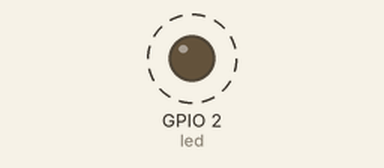
Bench run of a sketch on a simulated ESP8266 (NodeMCU). On the bench: output pins drawn as LEDs (lit = HIGH). Dashed ring = blinking. WiFi joins after 1.5 s; servers stay silent unless stated; what the sketch prints to the serial monitor is not drawn.

Above: at 2.0 s.
Timing chart, 0 to 6.1 s (numbered marks = the images above):
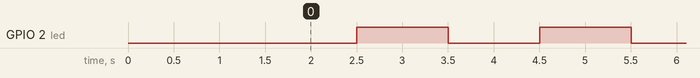

Measured:
- by itself, GPIO 2 (led): alternates HIGH for 1.0 s and LOW for 1.0 s

The sketch:

connectAP.ino
```cpp
#include "ESP8266WiFi.h"
int led = 2;
void setup() {
    Serial.begin(115200);
    WiFi.begin("Electronics", "12345678");
    while (WiFi.status() != WL_CONNECTED) {
     delay(500);
     Serial.println("Not connected");
    }
    Serial.print("Connected now : Available at ");
    Serial.println(WiFi.localIP());
    pinMode(led, OUTPUT);
}

void loop() {
  if (WiFi.status() == WL_CONNECTED){
      digitalWrite(led , LOW);   delay(1000);
      digitalWrite(led , HIGH);   delay(1000);
  }else {
    Serial.println("Not connected - - Inside loop()");
  }
}
```
